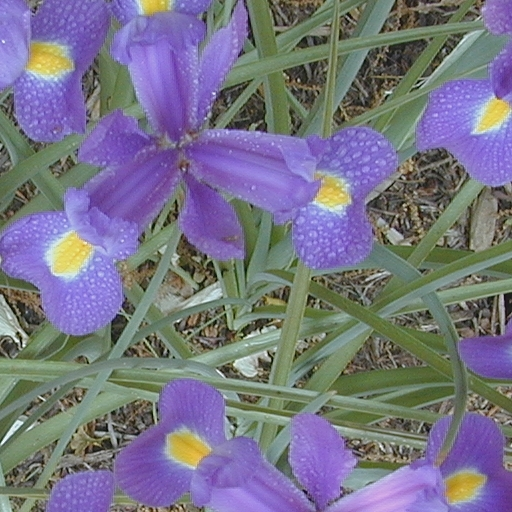
#> input picture Prove_2025/immagini/fiori.jpg, 512 x 512 px, found by its file name
$ python Ex2.py
#> lines starting #> are read from the running program, lines starting #| are printed output that depends on the picture
# -*- coding: utf-8 -*-
"""
Created on Fri Apr 18 16:59:47 2025

@author: david
"""

import skimage.io as io
import numpy as np
import matplotlib.pyplot as plt
import scipy.ndimage as ndi
import skimage.morphology as morph
import skimage.color as col

plt.close('all')
x= io.imread('../Immagini/fiori.jpg')
#> x is the input picture: shape (512, 512, 3); mean R, G, B 119.4, 116.7, 134.6

X = np.fft.fft2(x)

plt.figure(1)
plt.imshow(x, clim=[0,255], cmap='gray')
plt.title('Immagine di input')

def filtro(x,B):
    #progetto filtro passa banda ideale
    M,N = x.shape[:2]
    m = np.fft.fftshift(np.fft.fftfreq(M))
    n = np.fft.fftshift(np.fft.fftfreq(N))
    l,k = np.meshgrid(n,m)

    ni_0 = 0.25
    mu_0 = 0.25
    # B = 0.15

    f1 = ((l - ni_0)**2 + (k - mu_0)**2 < B**2)
    f2 = ((l + ni_0)**2 + (k - mu_0)**2 < B**2)
    f3 = ((l - ni_0)**2 + (k + mu_0)**2 < B**2)
    f4 = ((l + ni_0)**2 + (k + mu_0)**2 < B**2)
    filtro =1 - ( f1+f2+f3+f4 )

    # [21 lines of commented-out code are left out]
    X = np.fft.fftshift(np.fft.fft2(x))

    filtro = np.expand_dims(filtro, -1)
    Y = X*filtro
    y = np.real(np.fft.ifft2(np.fft.ifftshift(Y)))/255
    # [5 lines of commented-out code are left out]
    return y

snr = []
b = [0.05,0.10,0.15,0.20]

for i in b :
    y = filtro(x,i)
    mse = np.mean((x-y)**2)
    var = np.var(x)
    SNR = 10*np.log10(var/mse)
    # SNR = 10*np.log10(np.var(x)/np.var(np.abs(x-y)))
    snr.append(SNR)
#> this loop made 4 passes
#> mse on passes 1 to 4: 16905, 16905.2, 16905.5, 16906.1
#> pass 2, in filtro (call 2), `y = np.real(np.fft.ifft2(np.fft.ifftshift(Y)))/255`:
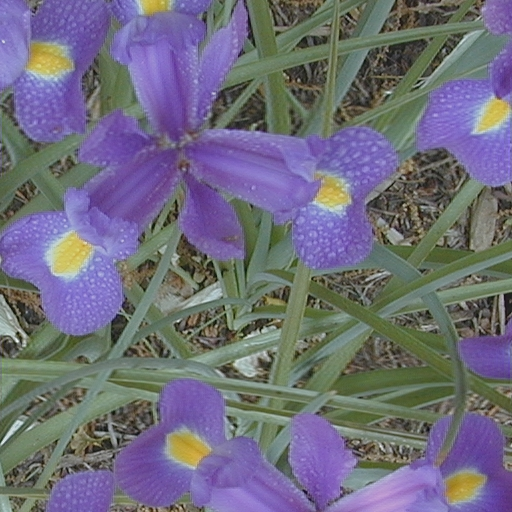
#> y: shape (512, 512, 3) float64; mean of channels 0, 1, 2 0.468, 0.458, 0.528; drawn with min black and max white
#> after the loop, snr = [-9.81, -9.81, -9.81, -9.81]

plt.figure(5)
plt.plot(b,snr)
plt.xlabel('BANDE DI FILTRAGGIO')
plt.ylabel('SNR')
plt.tight_layout()
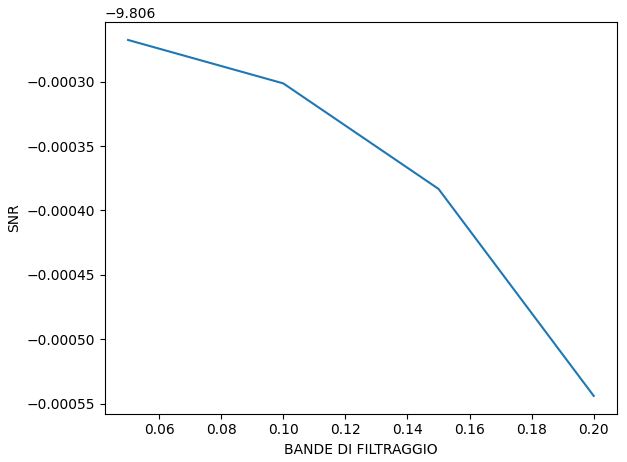
#> figure drawn by matplotlib, 1 panel

$ run again, with Prove_2025/immagini/auto.jpg copied over Prove_2025/immagini/fiori.jpg
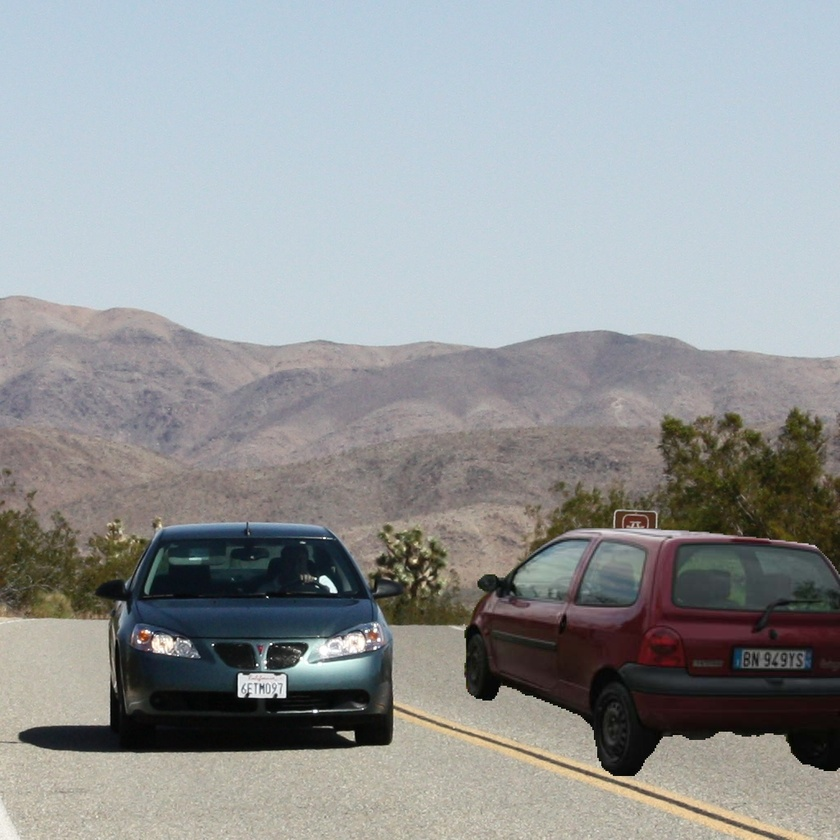
#> input picture Prove_2025/immagini/auto.jpg, 840 x 840 px, shrunk from 1024 x 1024 before the run, found by its file name
#> x is the input picture: shape (840, 840, 3); mean R, G, B 148.4, 151.6, 152.9
#> the loop `for i in b :` made 4 passes
#> mse on passes 1 to 4: 26774.3, 26774.4, 26774.5, 26774.7
#> after the loop `for i in b :`: snr = [-8.05, -8.05, -8.05, -8.05]
#> `plt.tight_layout()`:
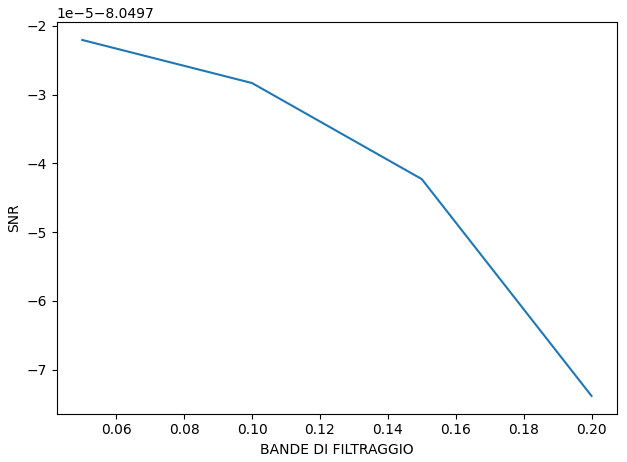
#> figure drawn by matplotlib, 1 panel
